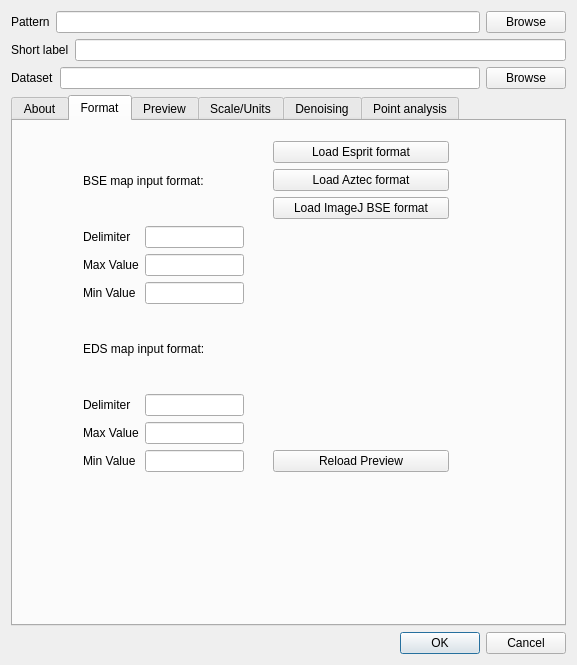
<?xml version="1.0" encoding="UTF-8"?>
<ui version="4.0">
 <class>Dialog</class>
 <widget class="QDialog" name="Dialog">
  <property name="geometry">
   <rect>
    <x>0</x>
    <y>0</y>
    <width>577</width>
    <height>665</height>
   </rect>
  </property>
  <property name="windowTitle">
   <string>Welcome to edxia - EDS/BSE hypermaps analyser</string>
  </property>
  <layout class="QVBoxLayout" name="verticalLayout_4">
   <item>
    <layout class="QVBoxLayout" name="verticalLayout_3">
     <item>
      <layout class="QHBoxLayout" name="horizontalLayout">
       <item>
        <widget class="QLabel" name="label">
         <property name="toolTip">
          <string>&lt;html&gt;&lt;head/&gt;&lt;body&gt;&lt;p&gt;The pattern to find the maps&lt;/p&gt;&lt;/body&gt;&lt;/html&gt;</string>
         </property>
         <property name="text">
          <string>Pattern</string>
         </property>
        </widget>
       </item>
       <item>
        <widget class="QLineEdit" name="pattern_box">
         <property name="toolTip">
          <string>&lt;html&gt;&lt;head/&gt;&lt;body&gt;&lt;p&gt;Enter the pattern to the maps. Replace the component part by {component}. Use the browse button to navigate the filesystem.&lt;/p&gt;&lt;/body&gt;&lt;/html&gt;</string>
         </property>
         <property name="clearButtonEnabled">
          <bool>true</bool>
         </property>
        </widget>
       </item>
       <item>
        <widget class="QPushButton" name="browse_button">
         <property name="toolTip">
          <string>&lt;html&gt;&lt;head/&gt;&lt;body&gt;&lt;p&gt;Click this button to select the BSE map to analyse&lt;/p&gt;&lt;/body&gt;&lt;/html&gt;</string>
         </property>
         <property name="text">
          <string>Browse</string>
         </property>
        </widget>
       </item>
      </layout>
     </item>
     <item>
      <layout class="QHBoxLayout" name="horizontalLayout_9">
       <item>
        <widget class="QLabel" name="label_12">
         <property name="toolTip">
          <string>&lt;html&gt;&lt;head/&gt;&lt;body&gt;&lt;p&gt;A short label to describe the map&lt;/p&gt;&lt;/body&gt;&lt;/html&gt;</string>
         </property>
         <property name="text">
          <string>Short label</string>
         </property>
        </widget>
       </item>
       <item>
        <widget class="QLineEdit" name="short_label_edit">
         <property name="clearButtonEnabled">
          <bool>true</bool>
         </property>
        </widget>
       </item>
      </layout>
     </item>
     <item>
      <layout class="QHBoxLayout" name="horizontalLayout_2">
       <item>
        <widget class="QLabel" name="dataset_label">
         <property name="text">
          <string>Dataset</string>
         </property>
        </widget>
       </item>
       <item>
        <widget class="QLineEdit" name="dataset_box">
         <property name="autoFillBackground">
          <bool>false</bool>
         </property>
         <property name="readOnly">
          <bool>false</bool>
         </property>
         <property name="clearButtonEnabled">
          <bool>true</bool>
         </property>
        </widget>
       </item>
       <item>
        <widget class="QPushButton" name="browse_dset_button">
         <property name="toolTip">
          <string>&lt;html&gt;&lt;head/&gt;&lt;body&gt;&lt;p&gt;Click this button to select the BSE map to analyse&lt;/p&gt;&lt;/body&gt;&lt;/html&gt;</string>
         </property>
         <property name="text">
          <string>Browse</string>
         </property>
        </widget>
       </item>
      </layout>
     </item>
    </layout>
   </item>
   <item>
    <widget class="QTabWidget" name="tabWidget">
     <property name="currentIndex">
      <number>1</number>
     </property>
     <widget class="QWidget" name="tab">
      <attribute name="title">
       <string>About</string>
      </attribute>
      <widget class="QLabel" name="label_25">
       <property name="geometry">
        <rect>
         <x>230</x>
         <y>20</y>
         <width>99</width>
         <height>46</height>
        </rect>
       </property>
       <property name="text">
        <string/>
       </property>
       <property name="textFormat">
        <enum>Qt::AutoText</enum>
       </property>
       <property name="pixmap">
        <pixmap>../../../data/logo/small_logo.png</pixmap>
       </property>
      </widget>
      <widget class="QTextBrowser" name="textBrowser">
       <property name="geometry">
        <rect>
         <x>40</x>
         <y>70</y>
         <width>471</width>
         <height>351</height>
        </rect>
       </property>
       <property name="documentTitle">
        <string>Help:</string>
       </property>
       <property name="html">
        <string>&lt;!DOCTYPE HTML PUBLIC &quot;-//W3C//DTD HTML 4.0//EN&quot; &quot;http://www.w3.org/TR/REC-html40/strict.dtd&quot;&gt;
&lt;html&gt;&lt;head&gt;&lt;meta name=&quot;qrichtext&quot; content=&quot;1&quot; /&gt;&lt;title&gt;Help:&lt;/title&gt;&lt;style type=&quot;text/css&quot;&gt;
p, li { white-space: pre-wrap; }
&lt;/style&gt;&lt;/head&gt;&lt;body style=&quot; font-family:'Sans Serif'; font-size:10pt; font-weight:400; font-style:normal;&quot;&gt;
&lt;h2 style=&quot; margin-top:16px; margin-bottom:12px; margin-left:0px; margin-right:0px; -qt-block-indent:0; text-indent:0px;&quot;&gt;&lt;span style=&quot; font-size:x-large; font-weight:600;&quot;&gt;How to:&lt;/span&gt;&lt;/h2&gt;
&lt;ol style=&quot;margin-top: 0px; margin-bottom: 0px; margin-left: 0px; margin-right: 0px; -qt-list-indent: 1;&quot;&gt;&lt;li style=&quot; margin-top:12px; margin-bottom:0px; margin-left:0px; margin-right:0px; -qt-block-indent:0; text-indent:0px;&quot;&gt;Select format &lt;/li&gt;
&lt;li style=&quot; margin-top:0px; margin-bottom:0px; margin-left:0px; margin-right:0px; -qt-block-indent:0; text-indent:0px;&quot;&gt;Open preview by selecting the BSE file&lt;/li&gt;
&lt;li style=&quot; margin-top:0px; margin-bottom:0px; margin-left:0px; margin-right:0px; -qt-block-indent:0; text-indent:0px;&quot;&gt;Check on the preview&lt;/li&gt;
&lt;li style=&quot; margin-top:0px; margin-bottom:0px; margin-left:0px; margin-right:0px; -qt-block-indent:0; text-indent:0px;&quot;&gt;Set the scale and the units of the map&lt;/li&gt;
&lt;li style=&quot; margin-top:0px; margin-bottom:0px; margin-left:0px; margin-right:0px; -qt-block-indent:0; text-indent:0px;&quot;&gt;Select the denoising algorithm&lt;/li&gt;
&lt;li style=&quot; margin-top:0px; margin-bottom:12px; margin-left:0px; margin-right:0px; -qt-block-indent:0; text-indent:0px;&quot;&gt;Select the options of point analysis&lt;/li&gt;&lt;/ol&gt;
&lt;h2 style=&quot; margin-top:16px; margin-bottom:12px; margin-left:0px; margin-right:0px; -qt-block-indent:0; text-indent:0px;&quot;&gt;&lt;span style=&quot; font-size:x-large; font-weight:600;&quot;&gt;About:&lt;/span&gt;&lt;/h2&gt;
&lt;p style=&quot; margin-top:12px; margin-bottom:12px; margin-left:0px; margin-right:0px; -qt-block-indent:0; text-indent:0px;&quot;&gt;edxia is a plugin to analyse EDX/BSE hypermaps, especially designed for cementitious materials.&lt;/p&gt;
&lt;h3 style=&quot; margin-top:14px; margin-bottom:12px; margin-left:0px; margin-right:0px; -qt-block-indent:0; text-indent:0px;&quot;&gt;&lt;span style=&quot; font-size:large; font-weight:600;&quot;&gt;Author: &lt;/span&gt;&lt;/h3&gt;
&lt;p style=&quot; margin-top:12px; margin-bottom:12px; margin-left:0px; margin-right:0px; -qt-block-indent:0; text-indent:0px;&quot;&gt;Fabien Georget,&lt;br /&gt;EPFL, laboratory of construction materials&lt;br /&gt;Lausanne, Switzerland&lt;br /&gt;&lt;a href=&quot;mailto:fabien.georget@epfl.ch&quot;&gt;&lt;span style=&quot; text-decoration: underline; color:#2980b9;&quot;&gt;fabien.georget@epfl.ch&lt;/span&gt;&lt;/a&gt;&lt;/p&gt;&lt;/body&gt;&lt;/html&gt;</string>
       </property>
      </widget>
     </widget>
     <widget class="QWidget" name="format_tab">
      <attribute name="title">
       <string>Format</string>
      </attribute>
      <widget class="QWidget" name="layoutWidget">
       <property name="geometry">
        <rect>
         <x>70</x>
         <y>20</y>
         <width>161</width>
         <height>331</height>
        </rect>
       </property>
       <layout class="QVBoxLayout" name="verticalLayout_5">
        <item>
         <widget class="QLabel" name="label_20">
          <property name="text">
           <string>BSE map input format:</string>
          </property>
         </widget>
        </item>
        <item>
         <layout class="QGridLayout" name="gridLayout_2">
          <item row="1" column="1">
           <widget class="QLineEdit" name="format_bse_max">
            <property name="toolTip">
             <string>&lt;html&gt;&lt;head/&gt;&lt;body&gt;&lt;p&gt;Maximum value for the BSE map. Use -1 to normalize with respect to the maximum value.&lt;/p&gt;&lt;/body&gt;&lt;/html&gt;</string>
            </property>
            <property name="inputMethodHints">
             <set>Qt::ImhDigitsOnly</set>
            </property>
            <property name="alignment">
             <set>Qt::AlignRight|Qt::AlignTrailing|Qt::AlignVCenter</set>
            </property>
           </widget>
          </item>
          <item row="2" column="1">
           <widget class="QLineEdit" name="format_bse_min">
            <property name="toolTip">
             <string>&lt;html&gt;&lt;head/&gt;&lt;body&gt;&lt;p&gt;The minimum value of the BSE maps. Will be renormalized to 0.&lt;/p&gt;&lt;/body&gt;&lt;/html&gt;</string>
            </property>
            <property name="inputMethodHints">
             <set>Qt::ImhDigitsOnly</set>
            </property>
            <property name="alignment">
             <set>Qt::AlignRight|Qt::AlignTrailing|Qt::AlignVCenter</set>
            </property>
           </widget>
          </item>
          <item row="2" column="0">
           <widget class="QLabel" name="label_16">
            <property name="text">
             <string>Min Value</string>
            </property>
           </widget>
          </item>
          <item row="0" column="0">
           <widget class="QLabel" name="label_14">
            <property name="text">
             <string>Delimiter</string>
            </property>
           </widget>
          </item>
          <item row="0" column="1">
           <widget class="QLineEdit" name="format_bse_delim">
            <property name="toolTip">
             <string>&lt;html&gt;&lt;head/&gt;&lt;body&gt;&lt;p&gt;The delimiter (',', ';', '\t', ...) for the BSE map&lt;/p&gt;&lt;/body&gt;&lt;/html&gt;</string>
            </property>
            <property name="inputMethodHints">
             <set>Qt::ImhNone</set>
            </property>
            <property name="alignment">
             <set>Qt::AlignRight|Qt::AlignTrailing|Qt::AlignVCenter</set>
            </property>
           </widget>
          </item>
          <item row="1" column="0">
           <widget class="QLabel" name="label_15">
            <property name="text">
             <string>Max Value</string>
            </property>
           </widget>
          </item>
         </layout>
        </item>
        <item>
         <widget class="QLabel" name="label_21">
          <property name="text">
           <string>EDS map input format:</string>
          </property>
         </widget>
        </item>
        <item>
         <layout class="QGridLayout" name="gridLayout_3">
          <item row="0" column="0">
           <widget class="QLabel" name="label_17">
            <property name="text">
             <string>Delimiter</string>
            </property>
           </widget>
          </item>
          <item row="0" column="1">
           <widget class="QLineEdit" name="format_eds_delim">
            <property name="toolTip">
             <string>&lt;html&gt;&lt;head/&gt;&lt;body&gt;&lt;p&gt;The delimiter (',', ';', '\t', ...) for the EDS maps&lt;/p&gt;&lt;/body&gt;&lt;/html&gt;</string>
            </property>
            <property name="alignment">
             <set>Qt::AlignRight|Qt::AlignTrailing|Qt::AlignVCenter</set>
            </property>
           </widget>
          </item>
          <item row="1" column="0">
           <widget class="QLabel" name="label_18">
            <property name="text">
             <string>Max Value</string>
            </property>
           </widget>
          </item>
          <item row="1" column="1">
           <widget class="QLineEdit" name="format_eds_max">
            <property name="toolTip">
             <string>&lt;html&gt;&lt;head/&gt;&lt;body&gt;&lt;p&gt;Maximum value for the EDS map. Use -1 to normalize with respect to the maximum value.&lt;/p&gt;&lt;/body&gt;&lt;/html&gt;</string>
            </property>
            <property name="inputMethodHints">
             <set>Qt::ImhDigitsOnly</set>
            </property>
            <property name="alignment">
             <set>Qt::AlignRight|Qt::AlignTrailing|Qt::AlignVCenter</set>
            </property>
           </widget>
          </item>
          <item row="2" column="0">
           <widget class="QLabel" name="label_19">
            <property name="text">
             <string>Min Value</string>
            </property>
           </widget>
          </item>
          <item row="2" column="1">
           <widget class="QLineEdit" name="format_eds_min">
            <property name="toolTip">
             <string>&lt;html&gt;&lt;head/&gt;&lt;body&gt;&lt;p&gt;The minimum value of the BSE maps. Will be renormalized to 0.&lt;/p&gt;&lt;/body&gt;&lt;/html&gt;</string>
            </property>
            <property name="inputMethodHints">
             <set>Qt::ImhDigitsOnly</set>
            </property>
            <property name="alignment">
             <set>Qt::AlignRight|Qt::AlignTrailing|Qt::AlignVCenter</set>
            </property>
           </widget>
          </item>
         </layout>
        </item>
       </layout>
      </widget>
      <widget class="QWidget" name="layoutWidget">
       <property name="geometry">
        <rect>
         <x>260</x>
         <y>20</y>
         <width>176</width>
         <height>331</height>
        </rect>
       </property>
       <layout class="QVBoxLayout" name="verticalLayout_7">
        <item>
         <widget class="QPushButton" name="load_esprit_button">
          <property name="text">
           <string>Load Esprit format</string>
          </property>
         </widget>
        </item>
        <item>
         <widget class="QPushButton" name="load_aztec_button">
          <property name="text">
           <string>Load Aztec format</string>
          </property>
         </widget>
        </item>
        <item>
         <widget class="QPushButton" name="load_imagej_button">
          <property name="text">
           <string>Load ImageJ BSE format</string>
          </property>
         </widget>
        </item>
        <item>
         <spacer name="verticalSpacer">
          <property name="orientation">
           <enum>Qt::Vertical</enum>
          </property>
          <property name="sizeHint" stdset="0">
           <size>
            <width>20</width>
            <height>40</height>
           </size>
          </property>
         </spacer>
        </item>
        <item>
         <widget class="QPushButton" name="reload_preview_button">
          <property name="text">
           <string>Reload Preview</string>
          </property>
         </widget>
        </item>
       </layout>
      </widget>
     </widget>
     <widget class="QWidget" name="preview_tab">
      <property name="enabled">
       <bool>true</bool>
      </property>
      <property name="toolTip">
       <string>&lt;html&gt;&lt;head/&gt;&lt;body&gt;&lt;p&gt;Preview the BSE map&lt;/p&gt;&lt;/body&gt;&lt;/html&gt;</string>
      </property>
      <attribute name="title">
       <string>Preview</string>
      </attribute>
     </widget>
     <widget class="QWidget" name="scale_tab">
      <attribute name="title">
       <string>Scale/Units</string>
      </attribute>
      <widget class="QSplitter" name="splitter">
       <property name="geometry">
        <rect>
         <x>40</x>
         <y>60</y>
         <width>511</width>
         <height>201</height>
        </rect>
       </property>
       <property name="orientation">
        <enum>Qt::Vertical</enum>
       </property>
       <widget class="QWidget" name="layoutWidget">
        <layout class="QVBoxLayout" name="verticalLayout_6">
         <item>
          <layout class="QHBoxLayout" name="horizontalLayout_11">
           <item>
            <widget class="QLabel" name="label_24">
             <property name="text">
              <string>Pixel size:</string>
             </property>
            </widget>
           </item>
           <item>
            <widget class="QDoubleSpinBox" name="dx_scale_box">
             <property name="toolTip">
              <string>&lt;html&gt;&lt;head/&gt;&lt;body&gt;&lt;p&gt;Indicate the size of a pixel in the map&lt;/p&gt;&lt;/body&gt;&lt;/html&gt;</string>
             </property>
             <property name="decimals">
              <number>2</number>
             </property>
             <property name="maximum">
              <double>999999.000000000000000</double>
             </property>
            </widget>
           </item>
           <item>
            <widget class="QLabel" name="label_23">
             <property name="text">
              <string>nm</string>
             </property>
            </widget>
           </item>
          </layout>
         </item>
        </layout>
       </widget>
       <widget class="QWidget" name="layoutWidget">
        <layout class="QHBoxLayout" name="horizontalLayout_10">
         <item>
          <layout class="QVBoxLayout" name="verticalLayout_8">
           <item>
            <widget class="QLabel" name="label_2">
             <property name="text">
              <string>Input units</string>
             </property>
            </widget>
           </item>
           <item>
            <widget class="QRadioButton" name="unit_at_button">
             <property name="text">
              <string>% Atomic</string>
             </property>
             <property name="checked">
              <bool>true</bool>
             </property>
            </widget>
           </item>
           <item>
            <widget class="QRadioButton" name="unit_pwt_button">
             <property name="text">
              <string>% Weight</string>
             </property>
            </widget>
           </item>
           <item>
            <widget class="QRadioButton" name="unit_wt_button">
             <property name="text">
              <string>Weight</string>
             </property>
            </widget>
           </item>
          </layout>
         </item>
         <item>
          <layout class="QVBoxLayout" name="verticalLayout_10">
           <item>
            <layout class="QVBoxLayout" name="verticalLayout_9">
             <item>
              <widget class="QLabel" name="label_22">
               <property name="text">
                <string>Output</string>
               </property>
              </widget>
             </item>
             <item>
              <widget class="QCheckBox" name="normalize_box">
               <property name="text">
                <string>Normalize</string>
               </property>
              </widget>
             </item>
             <item>
              <widget class="QCheckBox" name="atomic_output_box">
               <property name="text">
                <string>% Atomic</string>
               </property>
               <property name="checkable">
                <bool>true</bool>
               </property>
               <property name="checked">
                <bool>true</bool>
               </property>
               <property name="tristate">
                <bool>false</bool>
               </property>
              </widget>
             </item>
            </layout>
           </item>
           <item>
            <widget class="QCheckBox" name="sox_box">
             <property name="enabled">
              <bool>false</bool>
             </property>
             <property name="text">
              <string>Compute Sum of oxide</string>
             </property>
             <property name="checkable">
              <bool>true</bool>
             </property>
             <property name="tristate">
              <bool>false</bool>
             </property>
            </widget>
           </item>
          </layout>
         </item>
        </layout>
       </widget>
      </widget>
     </widget>
     <widget class="QWidget" name="filter_tab">
      <attribute name="title">
       <string>Denoising</string>
      </attribute>
      <widget class="QWidget" name="layoutWidget">
       <property name="geometry">
        <rect>
         <x>70</x>
         <y>60</y>
         <width>281</width>
         <height>141</height>
        </rect>
       </property>
       <layout class="QGridLayout" name="gridLayout">
        <item row="3" column="1">
         <widget class="QLabel" name="label_11">
          <property name="text">
           <string>Sigma</string>
          </property>
         </widget>
        </item>
        <item row="1" column="0">
         <widget class="QRadioButton" name="tv_filter_check">
          <property name="text">
           <string>Total variation</string>
          </property>
          <property name="checked">
           <bool>true</bool>
          </property>
         </widget>
        </item>
        <item row="2" column="2">
         <widget class="QSpinBox" name="radius_filter_box">
          <property name="maximum">
           <number>999</number>
          </property>
          <property name="value">
           <number>3</number>
          </property>
         </widget>
        </item>
        <item row="3" column="0">
         <widget class="QRadioButton" name="gaussian_filter_check">
          <property name="text">
           <string>Gaussian filter</string>
          </property>
         </widget>
        </item>
        <item row="3" column="2">
         <widget class="QDoubleSpinBox" name="sigma_filter_box">
          <property name="decimals">
           <number>3</number>
          </property>
          <property name="value">
           <double>0.500000000000000</double>
          </property>
         </widget>
        </item>
        <item row="1" column="2">
         <widget class="QLineEdit" name="weight_filter_box">
          <property name="inputMethodHints">
           <set>Qt::ImhDigitsOnly</set>
          </property>
          <property name="inputMask">
           <string>0000.0000</string>
          </property>
          <property name="text">
           <string>0.1</string>
          </property>
         </widget>
        </item>
        <item row="2" column="0">
         <widget class="QRadioButton" name="mean_filter_check">
          <property name="text">
           <string>Mean filter</string>
          </property>
         </widget>
        </item>
        <item row="2" column="1">
         <widget class="QLabel" name="label_10">
          <property name="text">
           <string>Radius</string>
          </property>
         </widget>
        </item>
        <item row="1" column="1">
         <widget class="QLabel" name="label_9">
          <property name="text">
           <string>Weight</string>
          </property>
         </widget>
        </item>
        <item row="0" column="0">
         <widget class="QRadioButton" name="no_filter_check">
          <property name="text">
           <string>No Filter</string>
          </property>
         </widget>
        </item>
        <item row="0" column="1">
         <spacer name="horizontalSpacer">
          <property name="orientation">
           <enum>Qt::Horizontal</enum>
          </property>
          <property name="sizeHint" stdset="0">
           <size>
            <width>40</width>
            <height>20</height>
           </size>
          </property>
         </spacer>
        </item>
        <item row="0" column="2">
         <spacer name="horizontalSpacer_2">
          <property name="orientation">
           <enum>Qt::Horizontal</enum>
          </property>
          <property name="sizeHint" stdset="0">
           <size>
            <width>40</width>
            <height>20</height>
           </size>
          </property>
         </spacer>
        </item>
       </layout>
      </widget>
     </widget>
     <widget class="QWidget" name="param_tab">
      <attribute name="title">
       <string>Point analysis</string>
      </attribute>
      <widget class="QWidget" name="layoutWidget">
       <property name="geometry">
        <rect>
         <x>20</x>
         <y>20</y>
         <width>511</width>
         <height>341</height>
        </rect>
       </property>
       <layout class="QVBoxLayout" name="verticalLayout_2">
        <item>
         <widget class="QCheckBox" name="segmentation_check">
          <property name="text">
           <string>Use segmentation</string>
          </property>
          <property name="checked">
           <bool>true</bool>
          </property>
         </widget>
        </item>
        <item>
         <layout class="QVBoxLayout" name="verticalLayout">
          <item>
           <layout class="QHBoxLayout" name="horizontalLayout_3">
            <item>
             <widget class="QLabel" name="label_3">
              <property name="text">
               <string>Green</string>
              </property>
             </widget>
            </item>
            <item>
             <widget class="QComboBox" name="green_combo"/>
            </item>
            <item>
             <widget class="QDoubleSpinBox" name="green_factor_box">
              <property name="decimals">
               <number>2</number>
              </property>
              <property name="value">
               <double>4.000000000000000</double>
              </property>
             </widget>
            </item>
           </layout>
          </item>
          <item>
           <layout class="QHBoxLayout" name="horizontalLayout_4">
            <item>
             <widget class="QLabel" name="label_4">
              <property name="text">
               <string>Red</string>
              </property>
             </widget>
            </item>
            <item>
             <widget class="QComboBox" name="red_combo"/>
            </item>
            <item>
             <widget class="QDoubleSpinBox" name="red_factor_box">
              <property name="value">
               <double>4.000000000000000</double>
              </property>
             </widget>
            </item>
           </layout>
          </item>
          <item>
           <layout class="QHBoxLayout" name="horizontalLayout_5">
            <item>
             <widget class="QLabel" name="label_5">
              <property name="text">
               <string>Blue</string>
              </property>
             </widget>
            </item>
            <item>
             <widget class="QComboBox" name="blue_combo"/>
            </item>
            <item>
             <widget class="QDoubleSpinBox" name="blue_factor_box">
              <property name="value">
               <double>2.000000000000000</double>
              </property>
             </widget>
            </item>
           </layout>
          </item>
         </layout>
        </item>
        <item>
         <layout class="QHBoxLayout" name="horizontalLayout_7">
          <item>
           <widget class="QCheckBox" name="bsemix_check">
            <property name="text">
             <string>Mix with BSE</string>
            </property>
            <property name="checked">
             <bool>true</bool>
            </property>
           </widget>
          </item>
          <item>
           <widget class="QLabel" name="label_7">
            <property name="text">
             <string>Alpha</string>
            </property>
            <property name="alignment">
             <set>Qt::AlignRight|Qt::AlignTrailing|Qt::AlignVCenter</set>
            </property>
           </widget>
          </item>
          <item>
           <widget class="QDoubleSpinBox" name="alpha_box">
            <property name="maximum">
             <double>1.000000000000000</double>
            </property>
            <property name="singleStep">
             <double>0.050000000000000</double>
            </property>
            <property name="value">
             <double>0.800000000000000</double>
            </property>
           </widget>
          </item>
         </layout>
        </item>
        <item>
         <layout class="QHBoxLayout" name="horizontalLayout_6">
          <item>
           <widget class="QLabel" name="label_6">
            <property name="text">
             <string>Number of points</string>
            </property>
           </widget>
          </item>
          <item>
           <widget class="QLineEdit" name="numberpts_box">
            <property name="inputMethodHints">
             <set>Qt::ImhDigitsOnly</set>
            </property>
            <property name="text">
             <string>20000</string>
            </property>
            <property name="alignment">
             <set>Qt::AlignRight|Qt::AlignTrailing|Qt::AlignVCenter</set>
            </property>
           </widget>
          </item>
          <item>
           <widget class="QLabel" name="label_13">
            <property name="text">
             <string>Compactness</string>
            </property>
           </widget>
          </item>
          <item>
           <widget class="QLineEdit" name="compactness_box">
            <property name="inputMethodHints">
             <set>Qt::ImhDigitsOnly</set>
            </property>
            <property name="text">
             <string>5.0</string>
            </property>
            <property name="alignment">
             <set>Qt::AlignRight|Qt::AlignTrailing|Qt::AlignVCenter</set>
            </property>
           </widget>
          </item>
         </layout>
        </item>
        <item>
         <layout class="QHBoxLayout" name="horizontalLayout_8">
          <item>
           <widget class="QCheckBox" name="filterbse_check">
            <property name="text">
             <string>Filter with BSE</string>
            </property>
            <property name="checked">
             <bool>true</bool>
            </property>
           </widget>
          </item>
          <item>
           <widget class="QLabel" name="label_8">
            <property name="text">
             <string>Min BSE</string>
            </property>
            <property name="alignment">
             <set>Qt::AlignRight|Qt::AlignTrailing|Qt::AlignVCenter</set>
            </property>
           </widget>
          </item>
          <item>
           <widget class="QDoubleSpinBox" name="minbse_box">
            <property name="decimals">
             <number>3</number>
            </property>
            <property name="value">
             <double>0.200000000000000</double>
            </property>
           </widget>
          </item>
         </layout>
        </item>
       </layout>
      </widget>
     </widget>
    </widget>
   </item>
   <item>
    <widget class="QDialogButtonBox" name="buttonBox">
     <property name="orientation">
      <enum>Qt::Horizontal</enum>
     </property>
     <property name="standardButtons">
      <set>QDialogButtonBox::Cancel|QDialogButtonBox::Ok</set>
     </property>
    </widget>
   </item>
  </layout>
 </widget>
 <resources/>
 <connections>
  <connection>
   <sender>buttonBox</sender>
   <signal>accepted()</signal>
   <receiver>Dialog</receiver>
   <slot>accept()</slot>
   <hints>
    <hint type="sourcelabel">
     <x>499</x>
     <y>619</y>
    </hint>
    <hint type="destinationlabel">
     <x>157</x>
     <y>274</y>
    </hint>
   </hints>
  </connection>
  <connection>
   <sender>buttonBox</sender>
   <signal>rejected()</signal>
   <receiver>Dialog</receiver>
   <slot>reject()</slot>
   <hints>
    <hint type="sourcelabel">
     <x>566</x>
     <y>590</y>
    </hint>
    <hint type="destinationlabel">
     <x>286</x>
     <y>274</y>
    </hint>
   </hints>
  </connection>
  <connection>
   <sender>unit_wt_button</sender>
   <signal>toggled(bool)</signal>
   <receiver>sox_box</receiver>
   <slot>setEnabled(bool)</slot>
   <hints>
    <hint type="sourcelabel">
     <x>171</x>
     <y>413</y>
    </hint>
    <hint type="destinationlabel">
     <x>429</x>
     <y>413</y>
    </hint>
   </hints>
  </connection>
 </connections>
</ui>
